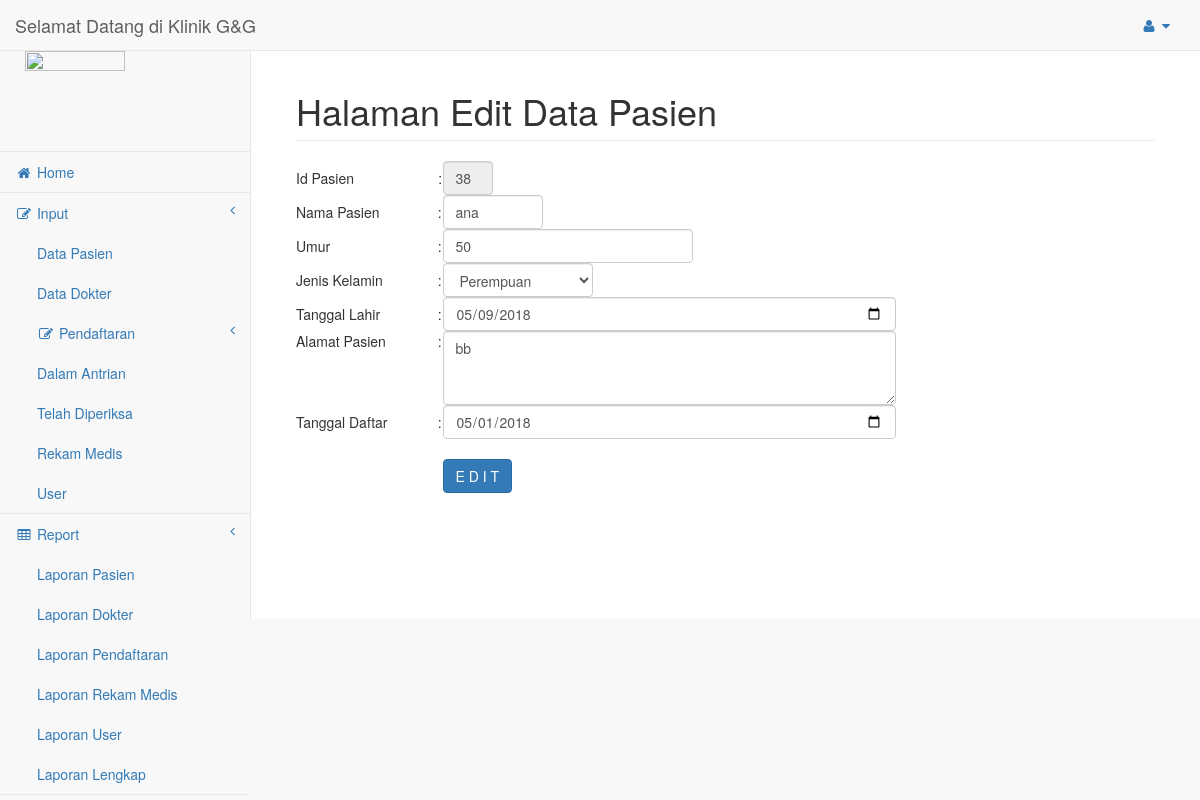
Screenshot of /admin/edit_pasien.php with the database file from the repository.
### tables this page shows
CREATE TABLE `tb_pasien` (
  `id_pasien` int(10) NOT NULL,
  `nik_pasien` varchar(25) NOT NULL,
  `nama_pasien` varchar(30) NOT NULL,
  `umur` int(10) NOT NULL,
  `jk` varchar(10) NOT NULL,
  `tgl_lahir` date NOT NULL,
  `alamat_pasien` text NOT NULL,
  `tgl_daftar` date NOT NULL,
  `stts` enum('1','0') NOT NULL
);

### admin/edit_pasien.php (the view, shortened to what this page needs)
<?php
			$dtsw	= mysql_query("SELECT * FROM tb_pasien");
  			$bcsw	= mysql_fetch_array($dtsw);
?>
<!DOCTYPE html>
<html lang="en">
<head>
    <link href="../vendor/bootstrap/css/bootstrap.min.css" rel="stylesheet">
    <link href="../vendor/metisMenu/metisMenu.min.css" rel="stylesheet">
    <link href="../dist/css/sb-admin-2.css" rel="stylesheet">
    <link href="../vendor/font-awesome/css/font-awesome.min.css" rel="stylesheet" type="text/css">
</head>
<body>
 <div id="wrapper">
            <?php include("Navbar.php");?>
            <?php include("Sidemenu.php");?>
        <div id="page-wrapper">
            <div class="container-fluid">
                <div class="row">
                    <div class="col-lg-12">
                        <h1 class="page-header">Halaman Edit Data Pasien</h1>
                    </div>
                </div>
<form method="post" action="">
<table width="600" border="0" cellspacing="1" cellpadding="1">
 <tr valign="middle">
    <td>Id Pasien </td>
    <td align="center">:</td>
    <td><input name="id_pasien" type="text" class="form-control" id="id_pasien" style="width:50px" size="15" readonly required value="<?php echo"$bcsw[id_pasien]"; ?>"/></td>
  </tr>
  <tr>
    <td width="116" valign="middle">Nama Pasien</td>
    <td width="3" valign="middle">:</td>
    <td width="371" valign="top"><input name="nama_pasien" type="text" class="form-control" style="width:100px" size="15" required value="<?php echo"$bcsw[nama_pasien]"; ?>"/></td>
  </tr>
  <tr>
    <td valign="middle">Umur </td>
    <td valign="middle">:</td>
    <td valign="top"><input name="umur" type="text" class="form-control" style="width:250px" id="umur" size="30" required  value="<?php echo"$bcsw[umur]"; ?>"/></td>
  </tr>
  <tr>
    <td valign="middle">Jenis Kelamin </td>
    <td valign="middle">:</td>
    <td valign="top"><select name="jk" required class="form-control" style="width:150px">
	<option value="Perempuan" <?php
       if($bcsw['jk']=='Perempuan'){
		     echo"selected";
            }
	?>>Perempuan</option>
	</select></td>
  </tr>
  <tr>
    <td width="116" valign="middle">Tanggal Lahir</td>
    <td width="3" valign="middle">:</td>
    <td width="371" valign="top"><input name="tgl_lahir" type="date" class="form-control" id="tgl_lahir" required value="<?php echo"$bcsw[tgl_lahir]"; ?>"/></td>
  </tr>
<tr>
    <td valign="top">Alamat Pasien </td>
    <td valign="top">:</td>
    <td valign="top"><textarea name="alamat_pasien" cols="60" rows="3" required class="form-control"><?php echo"$bcsw[alamat_pasien]"; ?></textarea></td>
  </tr>
   <tr>
    <td width="116" valign="middle">Tanggal Daftar</td>
    <td width="3" valign="middle">:</td>
    <td width="371" valign="top"><input name="tgl_daftar" type="date" class="form-control" required value="<?php echo"$bcsw[tgl_daftar]"; ?>"/></td>
  </tr>
  <tr>
    <td valign="top">&nbsp;</td>
    <td valign="top">&nbsp;</td>
    <td valign="top">&nbsp;</td>
  </tr>
  <tr>
    <td valign="top">&nbsp;</td>
    <td valign="top">&nbsp;</td>
    <td valign="top"><input type="submit" name="kirim" value="E D I T" class="btn btn-primary"/></td>
  </tr>
</table>
</form>
</body>
</html>

### rows the page displays
tb_pasien: id_pasien "38", nama_pasien "ana", umur "50", jk "Perempuan", tgl_lahir "05/09/2018", alamat_pasien "bb", tgl_daftar "05/01/2018"
